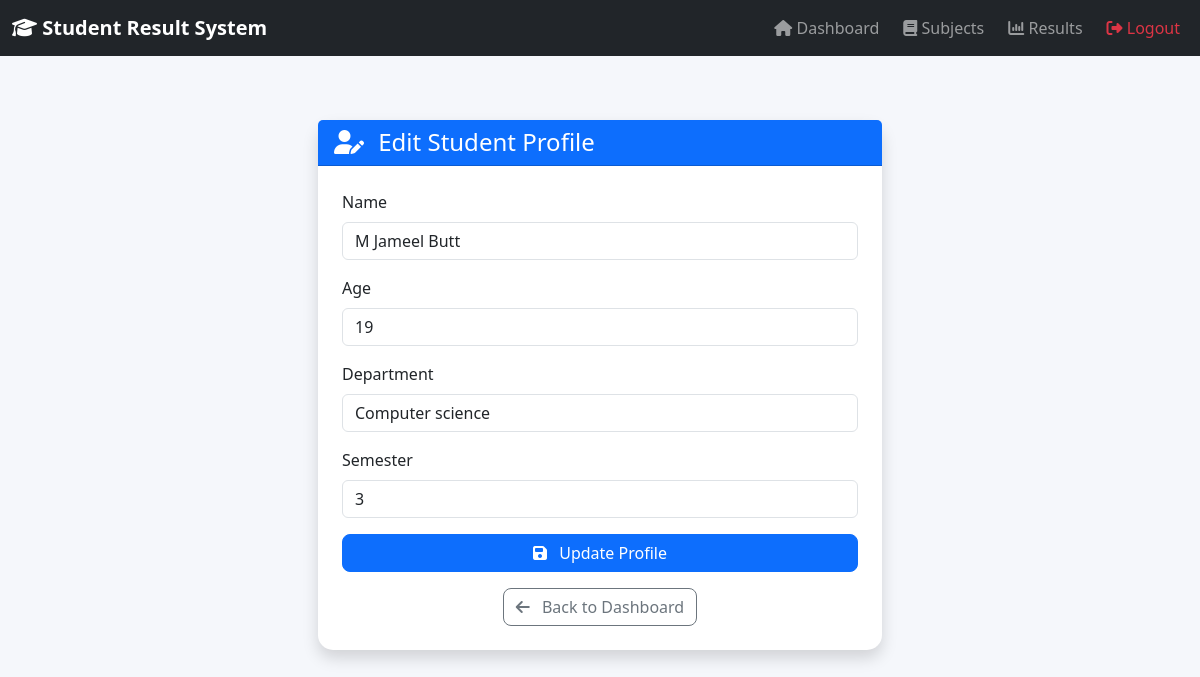
The page /edit-profile (signed in) on the database its author committed.
### tables this page shows
CREATE TABLE students (
            id INTEGER PRIMARY KEY AUTOINCREMENT,
            user_id INTEGER,
            name TEXT NOT NULL,
            age INTEGER,
            department TEXT,
            semester INTEGER, class_id INTEGER,
            FOREIGN KEY (user_id) REFERENCES users(id)
        );

### app.py (the view, shortened to what this page needs)
@app.route("/edit-profile", methods=["GET", "POST"])
def edit_profile():
    if "username" not in session:
        return redirect("/login")
    username = session["username"]
    connection = get_db_connection()
    result = connection.execute(
        "SELECT id FROM users WHERE username = ?",
        (username,)
    )
    user = result.fetchone()
    user_id = user["id"]
    student = connection.execute(
        "SELECT * FROM students WHERE user_id = ?",
        (user_id,)
    ).fetchone()
    connection.close()
    return render_template(
        "edit_profile.html",
        student=student
    )

### database.py (called while the page is built)
def get_db_connection():
    connection = sqlite3.connect(DATABASE)
    connection.row_factory = sqlite3.Row
    return connection

### templates/edit_profile.html (shortened to what this page needs)
{% extends "base.html" %}
{% block content %}
<div class="container py-5">
    <div class="row justify-content-center">
        <div class="col-md-8 col-lg-6">
            <div class="card shadow">
                <div class="card-header bg-primary text-white">
                    <h4 class="mb-0">
                        <i class="fa-solid fa-user-pen me-2"></i>
                        Edit Student Profile
                    </h4>
                </div>
                <div class="card-body p-4">
                    <form method="POST">
                        <div class="mb-3">
                            <label class="form-label">
                                Name
                            </label>
                            <input
                                type="text"
                                name="name"
                                class="form-control"
                                value="{{ student['name'] }}"
                                required
                            >
                        </div>
                        <div class="mb-3">
                            <label class="form-label">
                                Age
                            </label>
                            <input
                                type="number"
                                name="age"
                                class="form-control"
                                value="{{ student['age'] }}"
                                required
                            >
                        </div>
                        <div class="mb-3">
                            <label class="form-label">
                                Department
                            </label>
                            <input
                                type="text"
                                name="department"
                                class="form-control"
                                value="{{ student['department'] }}"
                                required
                            >
                        </div>
                        <div class="mb-3">
                            <label class="form-label">
                                Semester
                            </label>
                            <input
                                type="number"
                                name="semester"
                                class="form-control"
                                value="{{ student['semester'] }}"
                                required
                            >
                        </div>
                        <button
                            type="submit"
                            class="btn btn-primary w-100"
                        >
                            <i class="fa-solid fa-floppy-disk me-2"></i>
                            Update Profile
                        </button>
                    </form>
                    <div class="text-center mt-3">
                        <a
                            href="/dashboard"
                            class="btn btn-outline-secondary"
                        >
                            <i class="fa-solid fa-arrow-left me-2"></i>
                            Back to Dashboard
                        </a>
                    </div>
                </div>
            </div>
        </div>
    </div>
</div>
{% endblock %}

### static/css/style.css (style rules this page uses)
body { background-color: #f8f9fa; }
.card { border: none; }
body { background-color: #f5f7fb; }
.card { border: none; border-radius: 15px; transition: 0.3s; }
.btn { border-radius: 8px; }
.container { max-width: 1200px; }

### rows shown on the page
students: name "M Jameel Butt", age "19", department "Computer science", semester "3"
